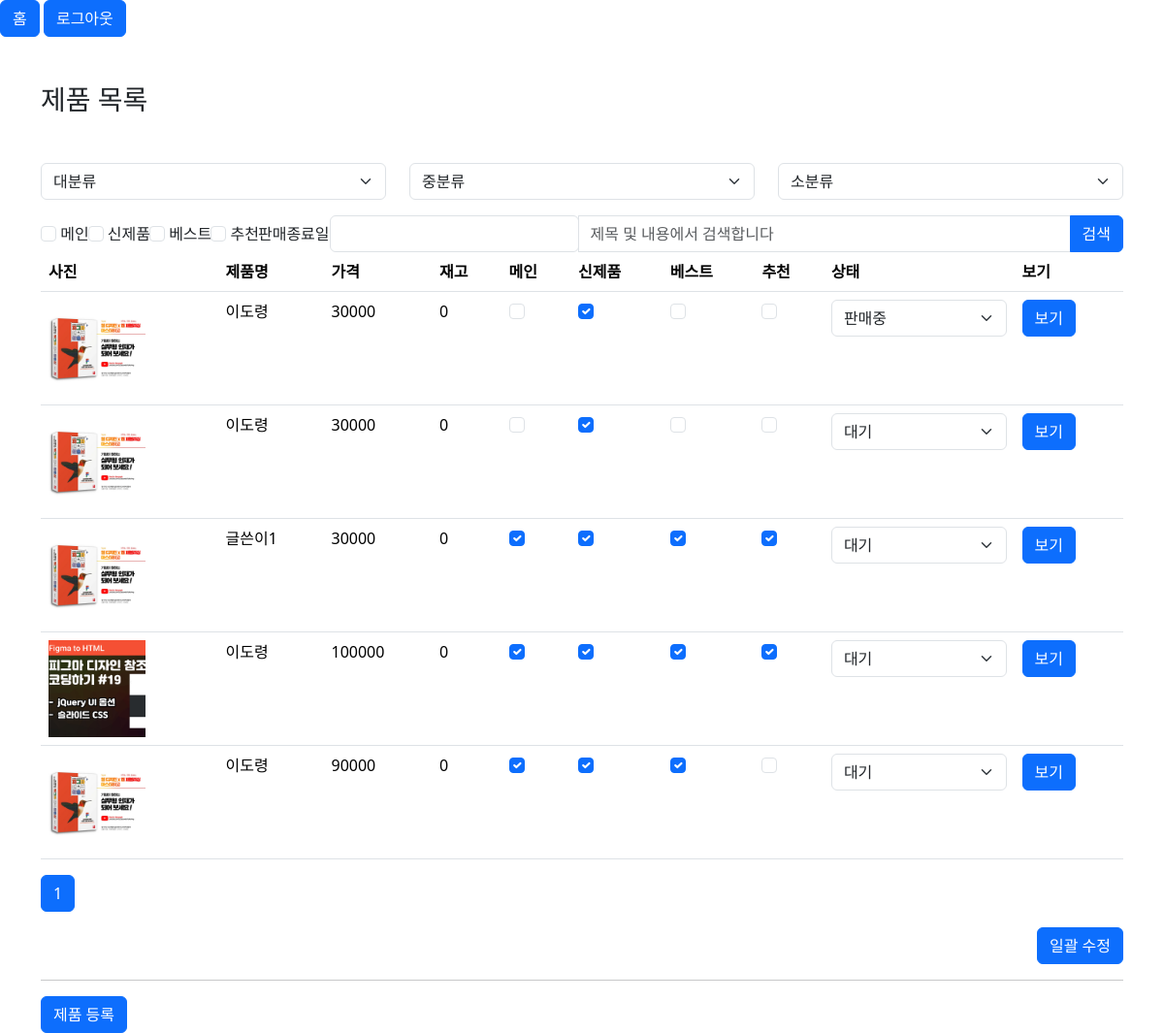
Before: /admin/product/product_list.php (signed in) with the older database file.
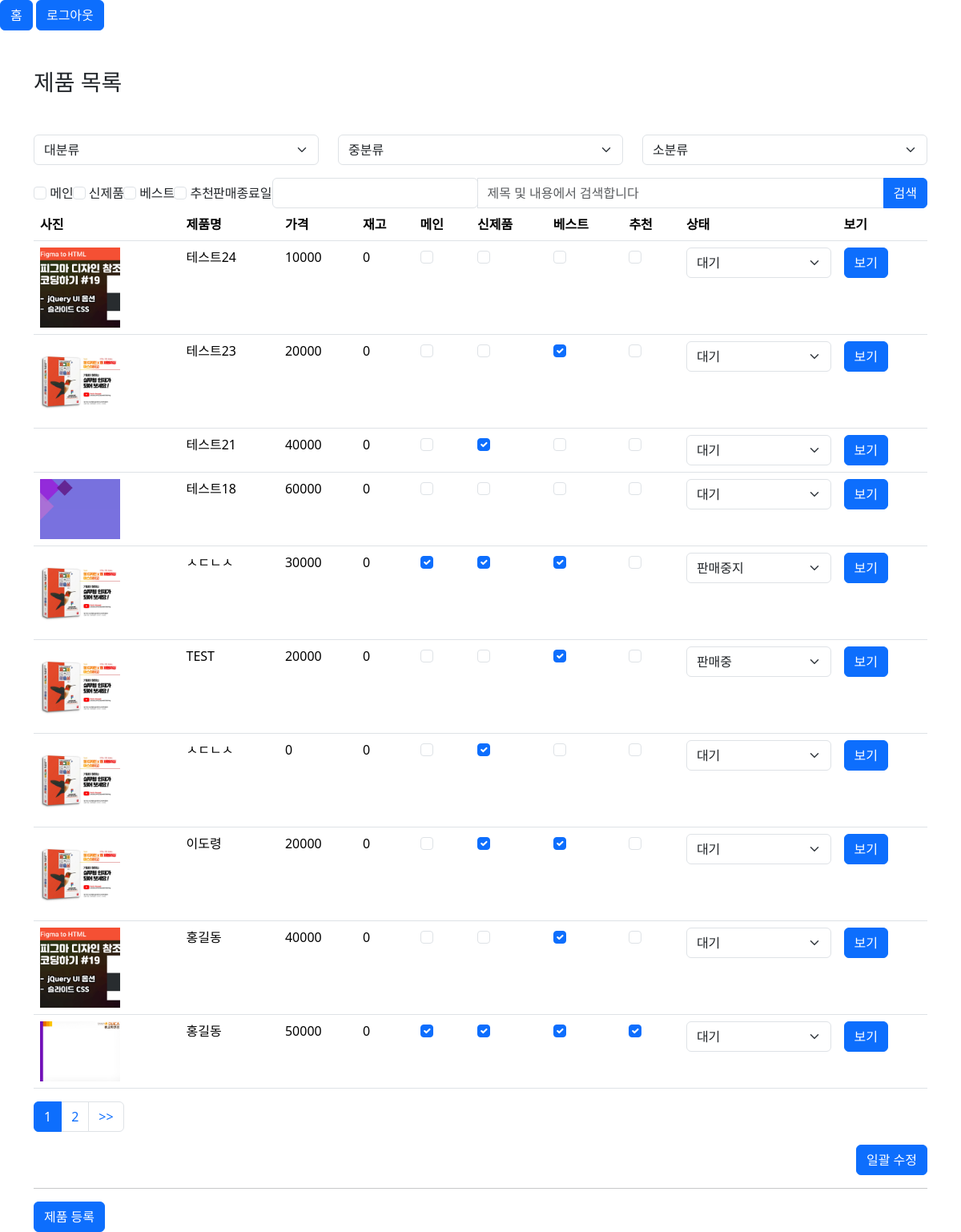
After: the same page with the newer database file.
### tables this page shows
CREATE TABLE `products` (
  `pid` int(11) NOT NULL,
  `name` varchar(500) NOT NULL,
  `cate` varchar(100) DEFAULT NULL,
  `content` text DEFAULT NULL,
  `thumbnail` varchar(100) DEFAULT NULL,
  `price` double DEFAULT NULL,
  `sale_price` double DEFAULT NULL,
  `sale_ratio` double DEFAULT NULL,
  `cnt` int(11) DEFAULT NULL,
  `sale_cnt` int(11) DEFAULT NULL,
  `isnew` tinyint(4) DEFAULT NULL,
  `isbest` tinyint(4) DEFAULT NULL,
  `isrecom` tinyint(4) DEFAULT NULL,
  `ismain` tinyint(4) DEFAULT NULL,
  `locate` tinyint(4) DEFAULT NULL,
  `userid` varchar(100) DEFAULT NULL,
  `sale_end_date` datetime DEFAULT NULL,
  `reg_date` datetime DEFAULT NULL,
  `status` tinyint(4) DEFAULT 0,
  `delivery_fee` double DEFAULT NULL,
  `file_table_id` varchar(50) DEFAULT NULL,
  `option_id` varchar(50) DEFAULT NULL
);

### admin/inc/pagenation.php (called while the page is built, shortened)
<?php
  $pageNumber = $_GET['pageNumber'] ?? 1;
  $pageCount = $_GET['pageCount'] ?? 10;
  $statLimit = ($pageNumber-1)*$pageCount;
  $endLimit = $pageCount;
  $pagesql = "SELECT COUNT(*) as cnt from $pagenationTarget";
  $page_result = $mysqli->query($pagesql);
  $page_row = $page_result->fetch_object();
  $row_num = $page_row->cnt;
  $block_ct = 5;
  $block_num = ceil($pageNumber/$block_ct);
  $block_start = (($block_num -1)*$block_ct) + 1;
  $block_end = $block_start + $block_ct -1;
  $total_page = ceil($row_num/$pageCount);
  if($block_end > $total_page) $block_end = $total_page;
  ?>

### admin/product/product_list.php (the view, shortened to what the changed rows need)
<?php
  include_once $_SERVER['DOCUMENT_ROOT'].'/abcmall/admin/inc/header.php';
  $pagenationTarget = 'products';
  include_once $_SERVER['DOCUMENT_ROOT'].'/abcmall/admin/inc/pagenation.php';
  $search_where = '';
  $sql = "SELECT * from products where 1=1" ;
  $sql .= $search_where;
  $order = " order by pid desc";
  $limit = " limit $statLimit, $endLimit";
  $query = $sql.$order.$limit;
  $result = $mysqli -> query($query);
  while($rs = $result -> fetch_object()){
    $rsc[] = $rs;
  }
?>
<div class="container">
  <h1 class="h3 mt-5">제품 목록</h1>
  <form action="plist_update.php" method="GET">
    <table class="table product_list">
      <thead>
        <tr>
          <th scope="col">사진</th>
          <th scope="col">제품명</th>
          <th scope="col">가격</th>
          <th scope="col">재고</th>
          <th scope="col">메인</th>
          <th scope="col">신제품</th>
          <th scope="col">베스트</th>
          <th scope="col">추천</th>
          <th scope="col">상태</th>
          <th scope="col">보기</th>
        </tr>
      </thead>
      <tbody>
          <?php
            if(isset($rsc)){
              foreach($rsc as $item){
            ?>
        <tr>
          <td>
            <img src="<?php echo $item->thumbnail ?>" alt="">
          </td>
          <td><?php echo $item->name ?></td>
          <td><?php echo $item->price ?></td>
          <td><?php echo $item->cnt ?></td>
          <td>
            <input class="form-check-input" type="checkbox" value="<?php echo $item->ismain ?>" <?php if($item->ismain){ echo "checked"; } ?> name="ismain[<?php echo $item->pid ?>]" id="ismain[<?php echo $item->pid ?>]">
          </td>
          <td>
            <input class="form-check-input" type="checkbox" value="<?php echo $item->isnew ?>" <?php if($item->isnew){ echo "checked"; } ?> name="isnew[<?php echo $item->pid ?>]" id="isnew[<?php echo $item->pid ?>]">
          </td>
          <td>
            <input class="form-check-input" type="checkbox" value="<?php echo $item->isbest ?>" <?php if($item->isbest){ echo "checked"; } ?> name="isbest[<?php echo $item->pid ?>]" id="isbest[<?php echo $item->pid ?>]">
        </td>
          <td>
            <input class="form-check-input" type="checkbox" value="<?php echo $item->isrecom ?>" <?php if($item->isrecom){ echo "checked"; } ?> name="isrecom[<?php echo $item->pid ?>]" id="isrecom[<?php echo $item->pid ?>]">
        </td>
          <td>
            <select name="stat[<?php echo $item->pid ?>]" id="stat[<?php echo $item->pid ?>]" class="form-select" aria-label="대기설정 변경">
              <option value="-1"  <?php if($item->status==-1) {echo "selected"; } ?> >판매중지</option>
              <option value="0" <?php if($item->status==0) {echo "selected"; } ?> >대기</option>
              <option value="1"  <?php if($item->status==1) {echo "selected"; } ?> >판매중</option>
            </select>
          </td>
          <td>
          <a href="product_view.php?pid=<?php echo $item->pid ?>" class="btn btn-primary">보기</a>
          </td>
        </tr>
      <?php
          }
        } else {
      ?>
        <tr>
          <td colspan="10"> 검색 결과 없습니다 </td>
        </tr>
        <?php
          }
      ?>
      </tbody>
    </table>
    <nav aria-label="페이지네이션">
      <ul class="pagination">
      <?php
          for($i=$block_start;$i<=$block_end;$i++){
            if($pageNumber == $i){
                echo "<li class=\"page-item active\" aria-current=\"page\"><a href=\"?pageNumber=$i\" class=\"page-link\">$i</a></li>";
            }else{
                echo "<li class=\"page-item\"><a href=\"?pageNumber=$i\" class=\"page-link\">$i</a></li>";
            }
          }
          if($pageNumber<$total_page){
            echo "<li class=\"page-item\"><a href=\"?pageNumber=$total_page\" class=\"page-link\">&gt;&gt;</a></li>";
          }
        ?>
      </ul>
    </nav>
  </form>
</div>
<?php
  include_once $_SERVER['DOCUMENT_ROOT'].'/abcmall/admin/inc/footer.php';
?>

Changed rows visible on the page:
no longer on this page (row edited): products: thumbnail (picture), name "이도령", price "30000", cnt "0", isnew "☑", status+pid "판매중"
no longer on this page (row edited): products: thumbnail (picture), name "이도령", price "30000", cnt "0", isnew "☑", status+pid "대기"
no longer on this page (row edited): products: thumbnail (picture), name "글쓴이1", price "30000", cnt "0", ismain "☑", isnew "☑", isbest "☑", isrecom "☑", status+pid "대기"
no longer on this page (row edited): products: thumbnail (picture), name "이도령", price "100000", cnt "0", ismain "☑", isnew "☑", isbest "☑", isrecom "☑", status+pid "대기"
no longer on this page (row edited): products: thumbnail (picture), name "이도령", price "90000", cnt "0", ismain "☑", isnew "☑", isbest "☑", status+pid "대기"
added products: thumbnail (picture), name "테스트24", price "10000", cnt "0", status+pid "대기"
added products: thumbnail (picture), name "테스트23", price "20000", cnt "0", isbest "☑", status+pid "대기"
added products: name "테스트21", price "40000", cnt "0", isnew "☑", status+pid "대기"
added products: thumbnail (picture), name "테스트18", price "60000", cnt "0", status+pid "대기"
added products: thumbnail (picture), name "ㅅㄷㄴㅅ", price "30000", cnt "0", ismain "☑", isnew "☑", isbest "☑", status+pid "판매중지"
added products: thumbnail (picture), name "TEST", price "20000", cnt "0", isbest "☑", status+pid "판매중"
added products: thumbnail (picture), name "ㅅㄷㄴㅅ", price "0", cnt "0", isnew "☑", status+pid "대기"
added products: thumbnail (picture), name "이도령", price "20000", cnt "0", isnew "☑", isbest "☑", status+pid "대기"
added products: thumbnail (picture), name "홍길동", price "40000", cnt "0", isbest "☑", status+pid "대기"
added products: thumbnail (picture), name "홍길동", price "50000", cnt "0", ismain "☑", isnew "☑", isbest "☑", isrecom "☑", status+pid "대기"
Other visible differences:
new list line: "2"
